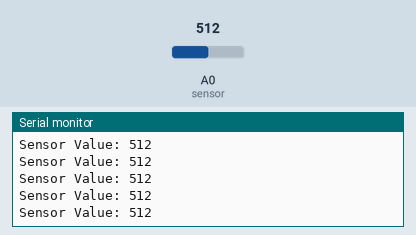
Simulated run of this sketch. Board: Arduino Uno, built with avr-gcc and run on an emulated ATmega328P. Shown: the last lines printed to the serial monitor. Inputs (shaded band) come from the test bench; at power-on: A0 (sensor) = 512.

Above: at 1.2 s.
1.3 s: A0 (sensor) set to 716
At 1.56 s:
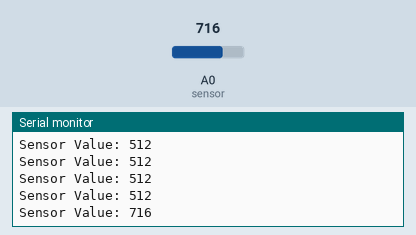
2.8 s: A0 (sensor) set to 900
At 2.96 s:
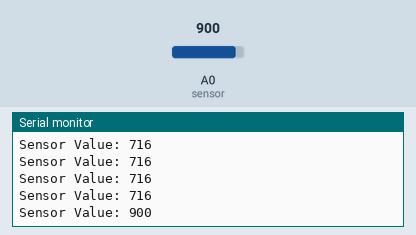
Timing chart, 0 to 5.8 s (numbered marks = the images above; inputs shaded):
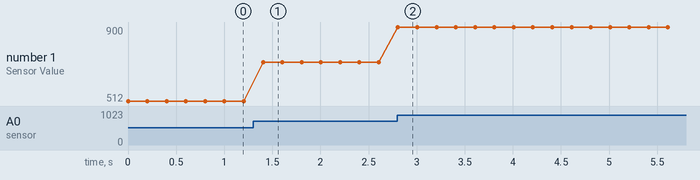

The sketch:

connection.ino
```cpp
void setup() {
  Serial.begin(115200);   // start communication
}

void loop() {
  int sensorValue = analogRead(A0);   // read from sensor

  Serial.print("Sensor Value: ");
  Serial.println(sensorValue);        // print value

  delay(200);   // small delay
}
```

Measured:
- after the input at 1.3 s, the serial monitor: prints a new line after 0.10 s (image 1)
- after the input at 2.8 s, the serial monitor: prints a new line at once (image 2)
- plotted number 1: 512 → 716 after the input at 1.3 s, 716 → 900 after the input at 2.8 s
